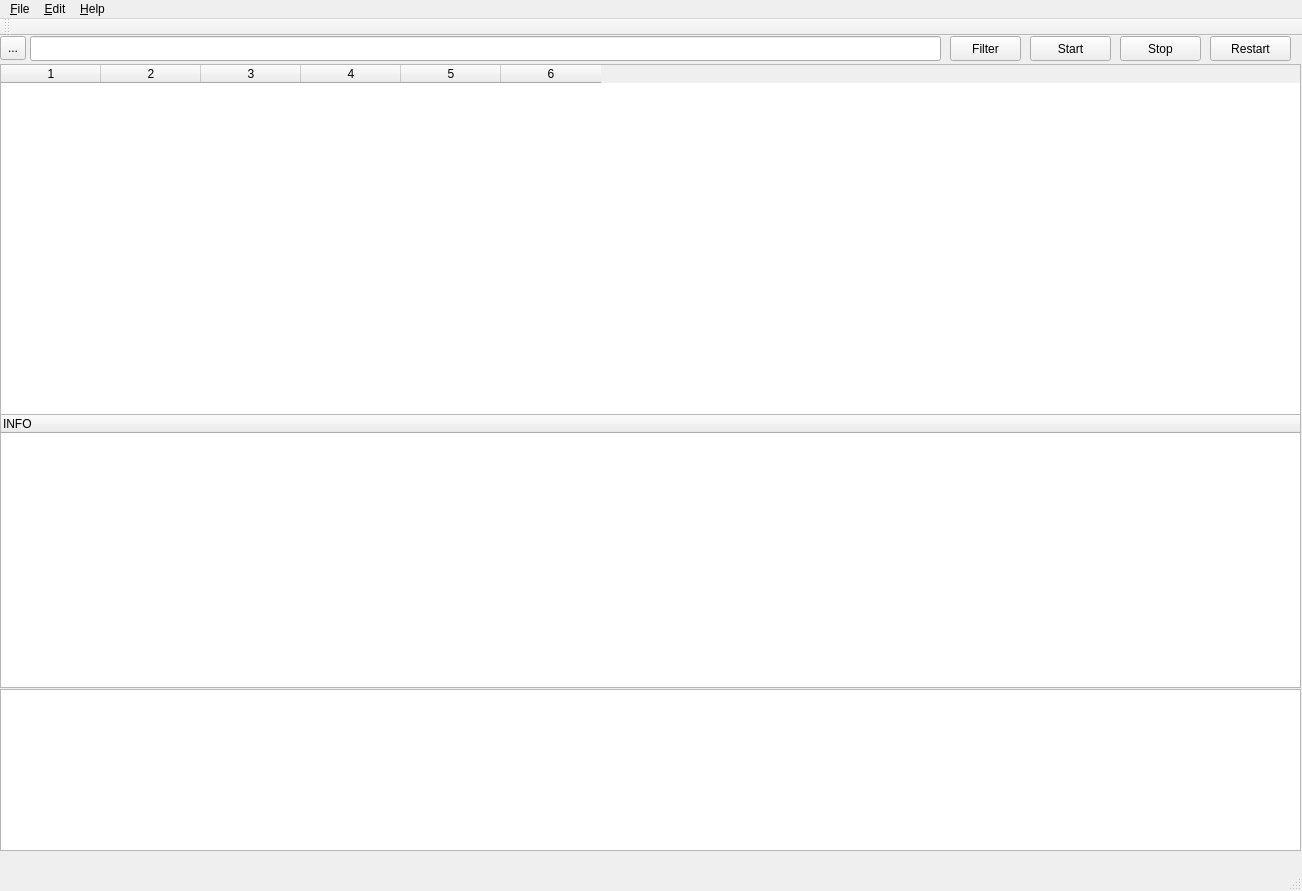
<?xml version="1.0" encoding="UTF-8"?>
<ui version="4.0">
 <class>MainWindow</class>
 <widget class="QMainWindow" name="MainWindow">
  <property name="geometry">
   <rect>
    <x>0</x>
    <y>0</y>
    <width>1302</width>
    <height>891</height>
   </rect>
  </property>
  <property name="windowTitle">
   <string>MainWindow</string>
  </property>
  <widget class="QWidget" name="centralwidget">
   <widget class="QLineEdit" name="lineEdit">
    <property name="geometry">
     <rect>
      <x>30</x>
      <y>0</y>
      <width>911</width>
      <height>25</height>
     </rect>
    </property>
   </widget>
   <widget class="QPushButton" name="pushButton">
    <property name="geometry">
     <rect>
      <x>950</x>
      <y>0</y>
      <width>71</width>
      <height>25</height>
     </rect>
    </property>
    <property name="text">
     <string>Filter</string>
    </property>
   </widget>
   <widget class="QToolButton" name="toolButton">
    <property name="geometry">
     <rect>
      <x>0</x>
      <y>0</y>
      <width>26</width>
      <height>24</height>
     </rect>
    </property>
    <property name="text">
     <string>...</string>
    </property>
   </widget>
   <widget class="QPushButton" name="pushButton_2">
    <property name="geometry">
     <rect>
      <x>1030</x>
      <y>0</y>
      <width>81</width>
      <height>25</height>
     </rect>
    </property>
    <property name="text">
     <string>Start</string>
    </property>
   </widget>
   <widget class="QPushButton" name="pushButton_3">
    <property name="geometry">
     <rect>
      <x>1120</x>
      <y>0</y>
      <width>81</width>
      <height>25</height>
     </rect>
    </property>
    <property name="text">
     <string>Stop</string>
    </property>
   </widget>
   <widget class="QPushButton" name="pushButton_4">
    <property name="geometry">
     <rect>
      <x>1210</x>
      <y>0</y>
      <width>81</width>
      <height>25</height>
     </rect>
    </property>
    <property name="text">
     <string>Restart</string>
    </property>
   </widget>
   <widget class="QTreeWidget" name="treeWidget">
    <property name="geometry">
     <rect>
      <x>0</x>
      <y>378</y>
      <width>1301</width>
      <height>274</height>
     </rect>
    </property>
    <column>
     <property name="text">
      <string>INFO</string>
     </property>
    </column>
   </widget>
   <widget class="QListWidget" name="listWidget">
    <property name="geometry">
     <rect>
      <x>0</x>
      <y>653</y>
      <width>1301</width>
      <height>162</height>
     </rect>
    </property>
   </widget>
   <widget class="QTableWidget" name="tableWidget">
    <property name="geometry">
     <rect>
      <x>0</x>
      <y>28</y>
      <width>1301</width>
      <height>351</height>
     </rect>
    </property>
    <column>
     <property name="text">
      <string>1</string>
     </property>
    </column>
    <column>
     <property name="text">
      <string>2</string>
     </property>
    </column>
    <column>
     <property name="text">
      <string>3</string>
     </property>
    </column>
    <column>
     <property name="text">
      <string>4</string>
     </property>
    </column>
    <column>
     <property name="text">
      <string>5</string>
     </property>
    </column>
    <column>
     <property name="text">
      <string>6</string>
     </property>
    </column>
   </widget>
  </widget>
  <widget class="QMenuBar" name="menubar">
   <property name="geometry">
    <rect>
     <x>0</x>
     <y>0</y>
     <width>1302</width>
     <height>28</height>
    </rect>
   </property>
   <widget class="QMenu" name="menu_File">
    <property name="title">
     <string>&amp;File</string>
    </property>
   </widget>
   <widget class="QMenu" name="menu_Edit">
    <property name="title">
     <string>&amp;Edit</string>
    </property>
   </widget>
   <widget class="QMenu" name="menu_Help">
    <property name="title">
     <string>&amp;Help</string>
    </property>
   </widget>
   <addaction name="menu_File"/>
   <addaction name="menu_Edit"/>
   <addaction name="menu_Help"/>
  </widget>
  <widget class="QStatusBar" name="statusbar"/>
  <widget class="QToolBar" name="toolBar">
   <property name="windowTitle">
    <string>toolBar</string>
   </property>
   <attribute name="toolBarArea">
    <enum>TopToolBarArea</enum>
   </attribute>
   <attribute name="toolBarBreak">
    <bool>false</bool>
   </attribute>
  </widget>
 </widget>
 <resources/>
 <connections/>
</ui>
